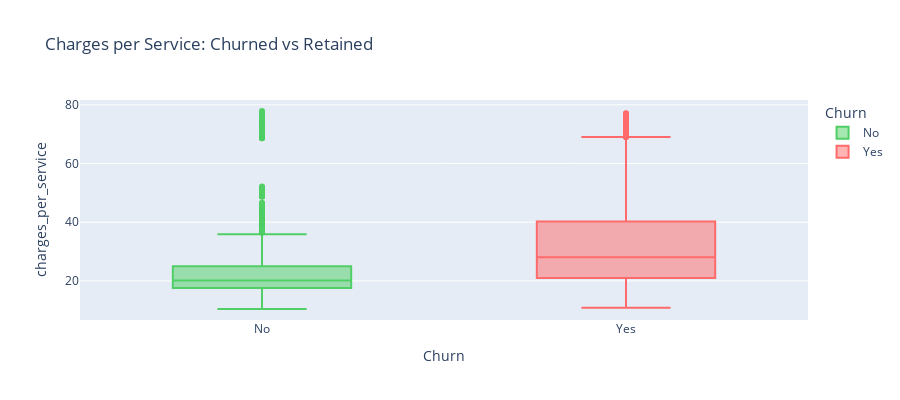

Notebook code cell kept with this figure:
### Markdown cell above
### Business Validation - Does it correlate with Churn?

### Code cell
print("BUSINESS VALIDATION: Does this feature make sense?")
print("="*60)

# Compare churned vs retained
churned = df[df['Churn'] == 'Yes']
retained = df[df['Churn'] == 'No']

churned_avg = churned['charges_per_service'].mean()
retained_avg = retained['charges_per_service'].mean()

print(f"\nAverage charges_per_service:")
print(f"  Churned:  €{churned_avg:.2f}")
print(f"  Retained: €{retained_avg:.2f}")
print(f"  Difference: €{churned_avg - retained_avg:.2f}")

if churned_avg > retained_avg:
    print("\nINSIGHT: Churned customers pay MORE per service!")
    print("   → Feature validates hypothesis!")
else:
    print("\nUNEXPECTED: Retained customers pay more per service?")
    print("   → Need to investigate further")

# Visualization
fig = px.box(df, x='Churn', y='charges_per_service',
             color='Churn',
             title='Charges per Service: Churned vs Retained',
             color_discrete_map={'Yes': '#ff6b6b', 'No': '#51cf66'})
fig.update_layout(height=400)
fig.show()

### Figure 1 — Plotly figure (JSON) as saved in the notebook; plotly's stock layout.template omitted (floating-point values rounded to 4 significant figures; data arrays with more than 128 entries replaced by an {"elided": "..."} marker saying what was removed)
{"data": [{"alignmentgroup": "True", "hovertemplate": "Churn=%{x}<br>charges_per_service=%{y}<extra></extra>", "legendgroup": "No", "marker": {"color": "#51cf66"}, "name": "No", "notched": false, "offsetgroup": "No", "orientation": "v", "showlegend": true, "type": "box", "x": {"elided": "5174 str values"}, "x0": " ", "xaxis": "x", "y": {"elided": "5174 float values"}, "y0": " ", "yaxis": "y"}, {"alignmentgroup": "True", "hovertemplate": "Churn=%{x}<br>charges_per_service=%{y}<extra></extra>", "legendgroup": "Yes", "marker": {"color": "#ff6b6b"}, "name": "Yes", "notched": false, "offsetgroup": "Yes", "orientation": "v", "showlegend": true, "type": "box", "x": {"elided": "1869 str values"}, "x0": " ", "xaxis": "x", "y": {"elided": "1869 float values"}, "y0": " ", "yaxis": "y"}], "layout": {"boxmode": "overlay", "height": 400, "legend": {"title": {"text": "Churn"}, "tracegroupgap": 0}, "title": {"text": "Charges per Service: Churned vs Retained"}, "xaxis": {"anchor": "y", "categoryarray": ["No", "Yes"], "categoryorder": "array", "domain": [0, 1], "title": {"text": "Churn"}}, "yaxis": {"anchor": "x", "domain": [0, 1], "title": {"text": "charges_per_service"}}}}
